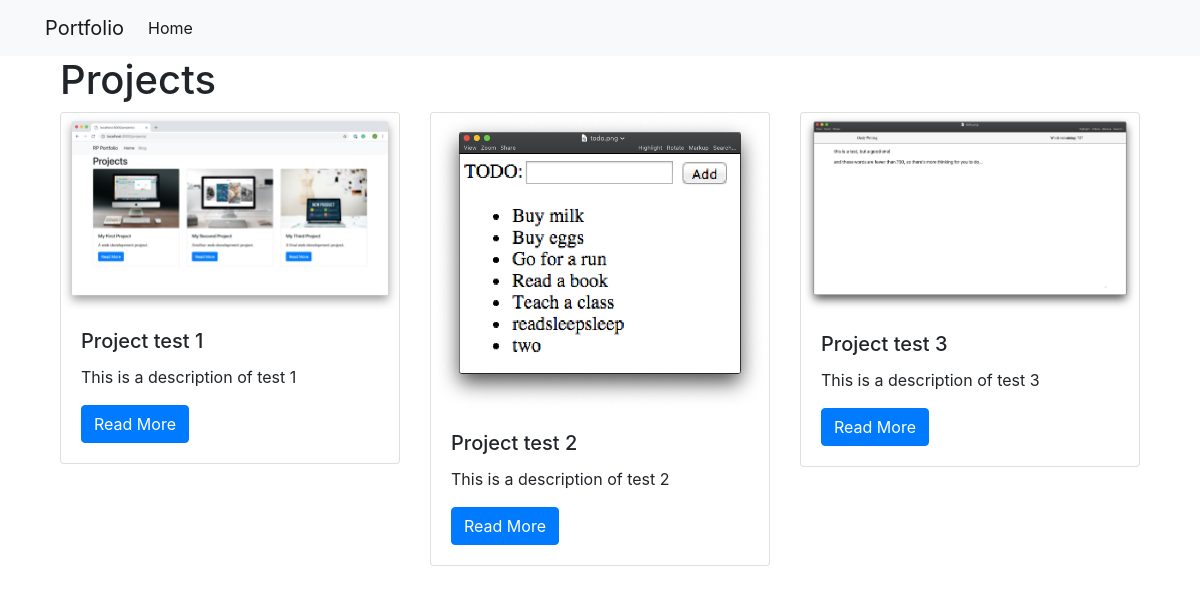
/projects/, run on the app's committed database.
### projects/models.py (models this page shows)
class Project(models.Model):
    title = models.CharField(max_length=100)
    description = models.TextField()
    technology = models.CharField(max_length=80)
    image = models.CharField(max_length=100)

### projects/views.py (the view)
# urls.py: path('', views.all_projects, name='all_projects'),
def all_projects(request):
    projects = Project.objects.all()
    return render(request, 'projects/all_projects.html', {'projects': projects})

### projects/templates/projects/all_projects.html
{% extends 'projects/base.html' %}
{% load static %}
{% block content %}
<div class="container">
    <h1>Projects</h1>
    <div class="row">
    {% for project in projects %}
        <div class="col-md-4">
            <div class="card mb-2">
                <img class="card-img-top" src="{% static project.image %}" alt="{{ project.description }}">
                <div class="card-body">
                    <h5 class="card-title">{{ project.title }}</h5>
                    <p class="card-text">{{ project.description }}</p>
                    <a href="{% url 'projects:project_detail' project.pk %}" class="btn btn-primary">Read More</a>
                </div>
            </div>
        </div>
    {% endfor %}
    </div>
</div>
{% endblock %}

### projects/templates/projects/base.html (shortened to what this page needs)
<!DOCTYPE html>
<html lang="en">
<head>
    <link rel="stylesheet" href="https://stackpath.bootstrapcdn.com/bootstrap/4.3.1/css/bootstrap.min.css">
</head>
<body>
<nav class="navbar navbar-expand-lg navbar-light bg-light">
  <div class="container">
    <a class="navbar-brand" href="{% url 'projects:all_projects' %}">Portfolio</a>
    <div class="collapse navbar-collapse" id="navbarSupportedContent">
      <ul class="navbar-nav mr-auto">
        <li class="nav-item active">
          <a class="nav-link" href="{% url 'projects:all_projects' %}">Home</a>
        </li>
      </ul>
    </div>
  </div>
</nav>
<div class="container">
    {% block content %}
    {% endblock %}
</div>
</body>
</html>

### data on the page
Project: image (picture), title "Project test 1", description "This is a description of test 1"
Project: image (picture), title "Project test 2", description "This is a description of test 2"
Project: image (picture), title "Project test 3", description "This is a description of test 3"
